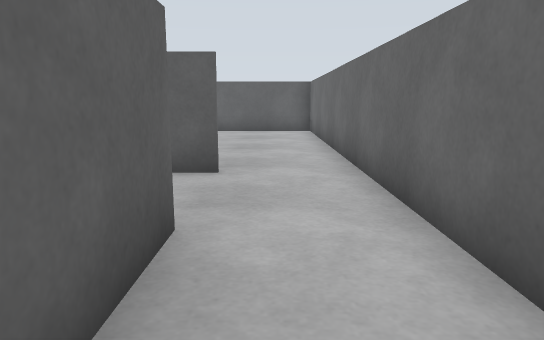
[1] (above)

16 first-person views from a walk through a Gazebo world. The camera is 0.24 m above the floor, tilts 10° down and sees 70° across. The floor is counted in squares, 0.2 m on a side. Each view is taken from the middle of a square. On the plan, view 1 faces up. The plan holds only what a view shows up to about 15 squares ahead; the rest is blank.

[2]
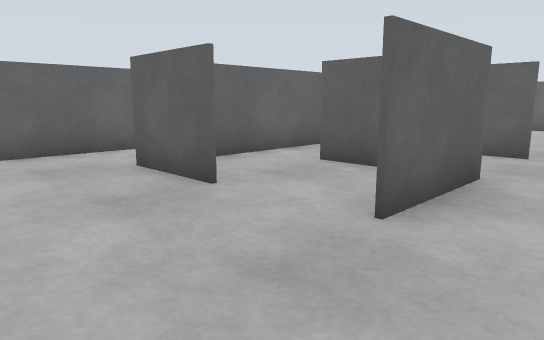

[3]
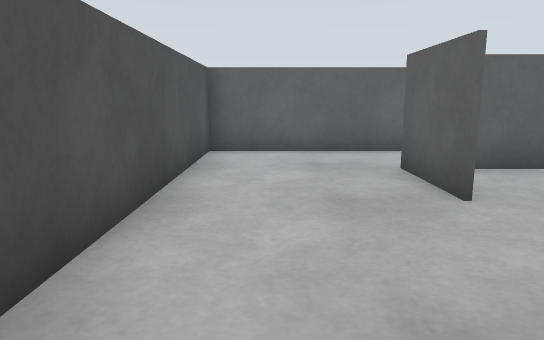

[4]
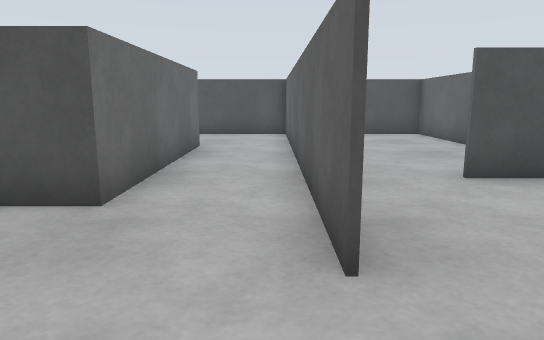

[5]
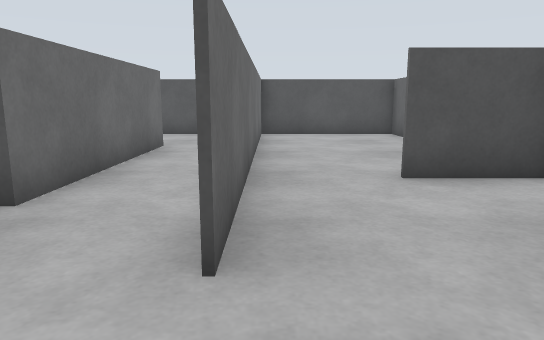

[6]
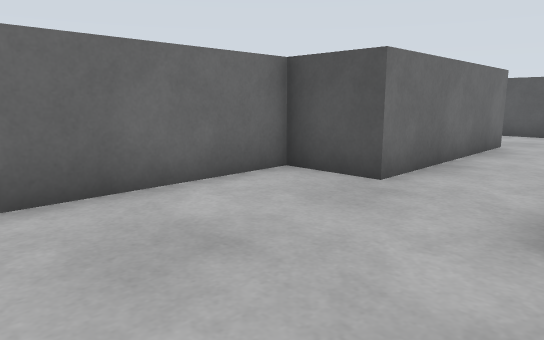

[7]
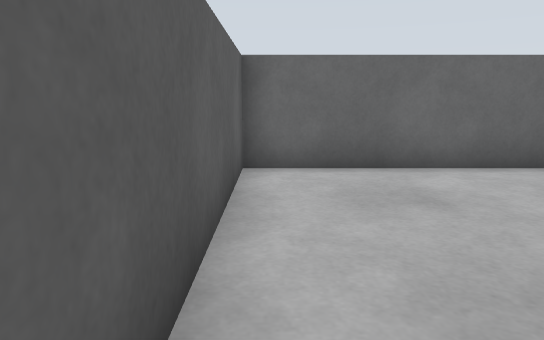

[8]
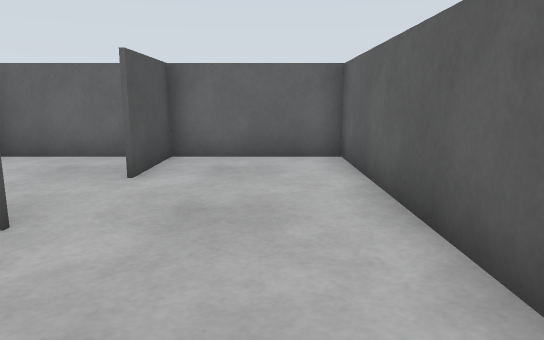

[9]
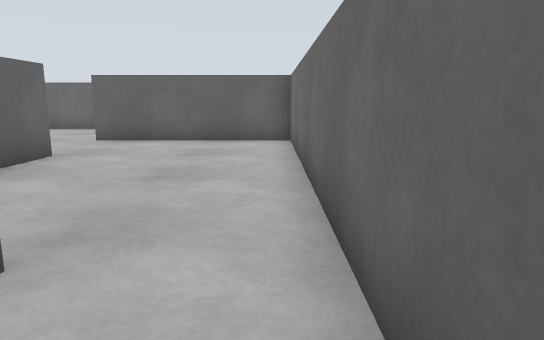

[10]
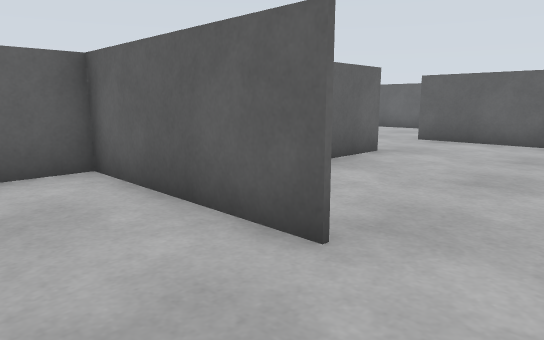

[11]
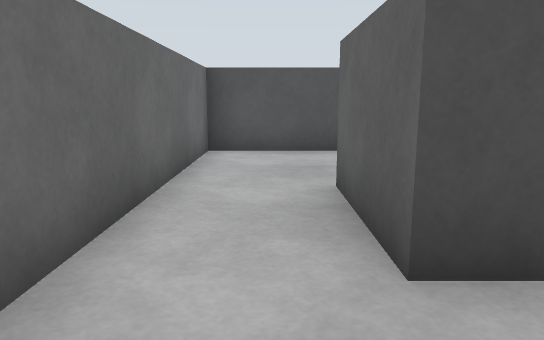

[12]
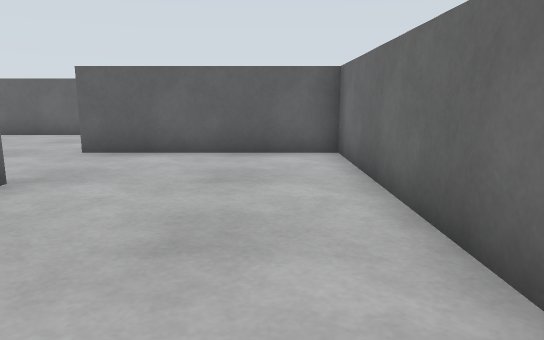

[13]
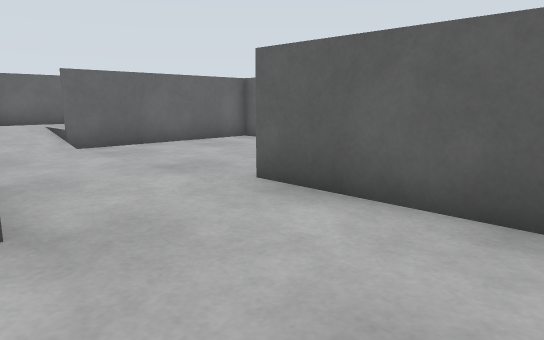

[14]
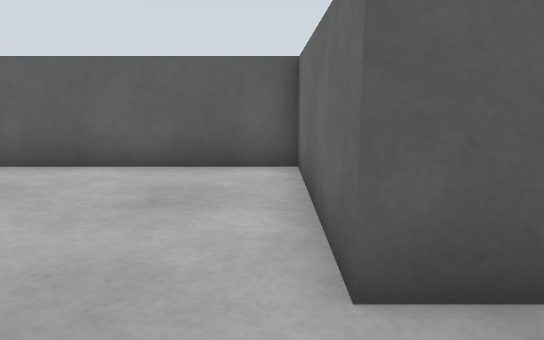

[15]
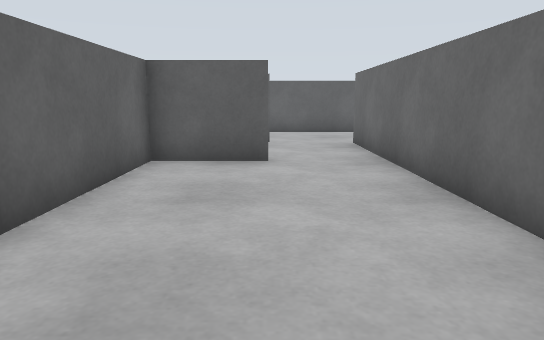

[16]
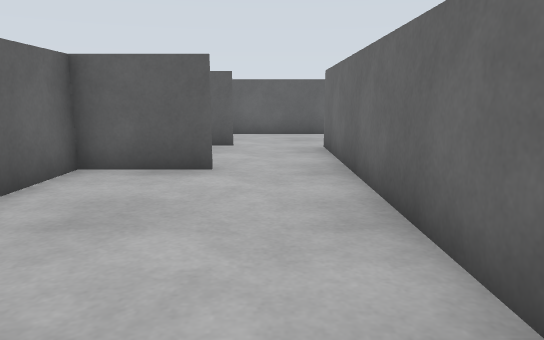

### Floor plan
Ten units are one square. View 1 is at (0, 0); x grows to the right and y downward. Boxes are objects, and circles mark ways between rooms. Rooms are numbered by the first view taken in them; rooms with no view inside come last. Other rooms are left out.
<svg viewBox="-140 -217 161 258">
<path fill="none" stroke="#000" d="M-19 -35 -9 -35 -9 -5M-26 -34 -41 -34M-9 -65 -59 -65 -59 -16M16 5 16 -65M-35 -4 -60 -4 -60 -66 -40 -66 -40 -125 -95 -125M-85 -85 -85 36M-90 35 16 35 16 5M-110 -87 -118 -87M-135 -79 -135 -49M-95 -125 -135 -125 -135 -88 -110 -88M-134 -49 -110 -49M-86 -45 -86 -85M-39 -128 -39 -106M16 -65 16 -162 -45 -162M-45 -162 -45 -212 -105 -212 -105 -152M-110 -49 -135 -49 -135 35 -90 35M-86 36 -86 -45"/>
<circle cx="-10" cy="0" r="3" fill="#2a7"/>
<circle cx="5" cy="-70" r="3" fill="#2a7"/>
<circle cx="-90" cy="-105" r="3" fill="#2a7"/>
<circle cx="-105" cy="-50" r="3" fill="#2a7"/>
<circle cx="-40" cy="-145" r="3" fill="#2a7"/>
<text x="-20" y="-30">1</text>
<text x="-70" y="-30">2</text>
<text x="-110" y="-90">3</text>
<text x="-10" y="-110">4</text>
<text x="-80" y="-170">5</text>
<text x="-120" y="-10">6</text>
</svg>
Room 1 opens to room 2. Room 1 opens to room 4. Room 2 opens to room 3. Room 3 opens to room 6. Room 4 opens to room 5.

Where each view was taken, in squares from view 1:
view 1: 0 up, 0 right, facing up
view 2: 3 down, 1 right, facing up-left
view 3: 2 down, 1 right, facing left
view 4: 11 up, 8 left, facing down
view 5: 11 up, 9 left, facing down
view 6: 12 up, 9 left, facing down-right
view 7: 12 up, 11 left, facing right
view 8: 11 up, 5 left, facing left
view 9: 4 up, 1 right, facing up
view 10: 4 up, 1 right, facing up-left
view 11: 6 up, 0 right, facing down
view 12: 7 up, 0 right, facing up
view 13: 12 up, 0 right, facing up-left
view 14: 14 up, 5 left, facing up
view 15: 3 down, 11 left, facing up
view 16: 2 down, 10 left, facing up
